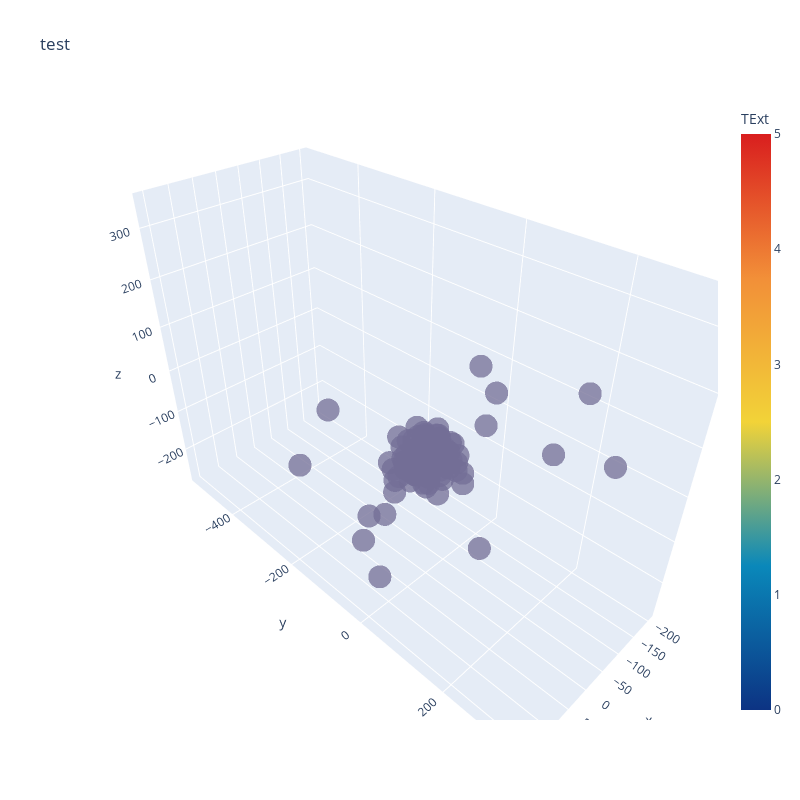

The notebook cell this image was saved under:
### Code cell
trace1 = go.Scatter3d(
    x=tsne[:,0],
    y=tsne[:,1],
    z=tsne[:,2],
    mode='markers',
    marker=dict(
        sizemode='diameter',
        color = default_color,
        colorscale = 'Portland',
        colorbar = dict(title = 'TExt'),
        line=dict(color='rgb(255, 255, 255)'),
        opacity=0.75
    )
)

data=[trace1]
layout=dict(height=800, width=800, title='test')
fig=dict(data=data, layout=layout)
py.iplot(fig, filename='3DBubble')
